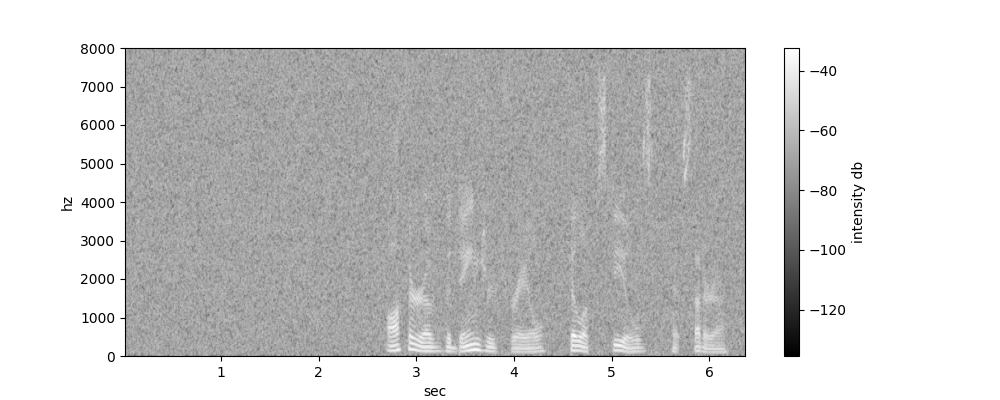

Source code (Python):
import sys
import wave as wave
import pyroomacoustics as pa
import numpy as np
import matplotlib.pyplot as plt
import scipy.signal as sp

if len(sys.argv)<2 :
    print("no input file")
    sys.exit(1)

sample_wave_file=sys.argv[1]

wav=wave.open(sample_wave_file)

print("hz:",wav.getframerate())
print("byte:",wav.getsampwidth())
print("samplenum:",wav.getnframes())
print("ch:",wav.getnchannels())

data=wav.readframes(wav.getnframes())
data=np.frombuffer(data,dtype=np.int16)
data=data/np.iinfo(np.int16).max

f,t,stft_data=sp.stft(data,fs=wav.getframerate(),window="hann",nperseg=512,noverlap=256)

print("shape:", np.shape(stft_data))
print("hz:",f)
print("sec:",t)

print("data:",stft_data)


fig=plt.figure(figsize=(10,4))

spectrum,freqs,t,im=plt.specgram(data,NFFT=512,noverlap=512/16*15,Fs=wav.getframerate(),cmap="gray")

fig.colorbar(im).set_label("intensity db")
plt.xlabel("sec")
plt.ylabel("hz")
plt.savefig("./spectrogram.png")
plt.show()

